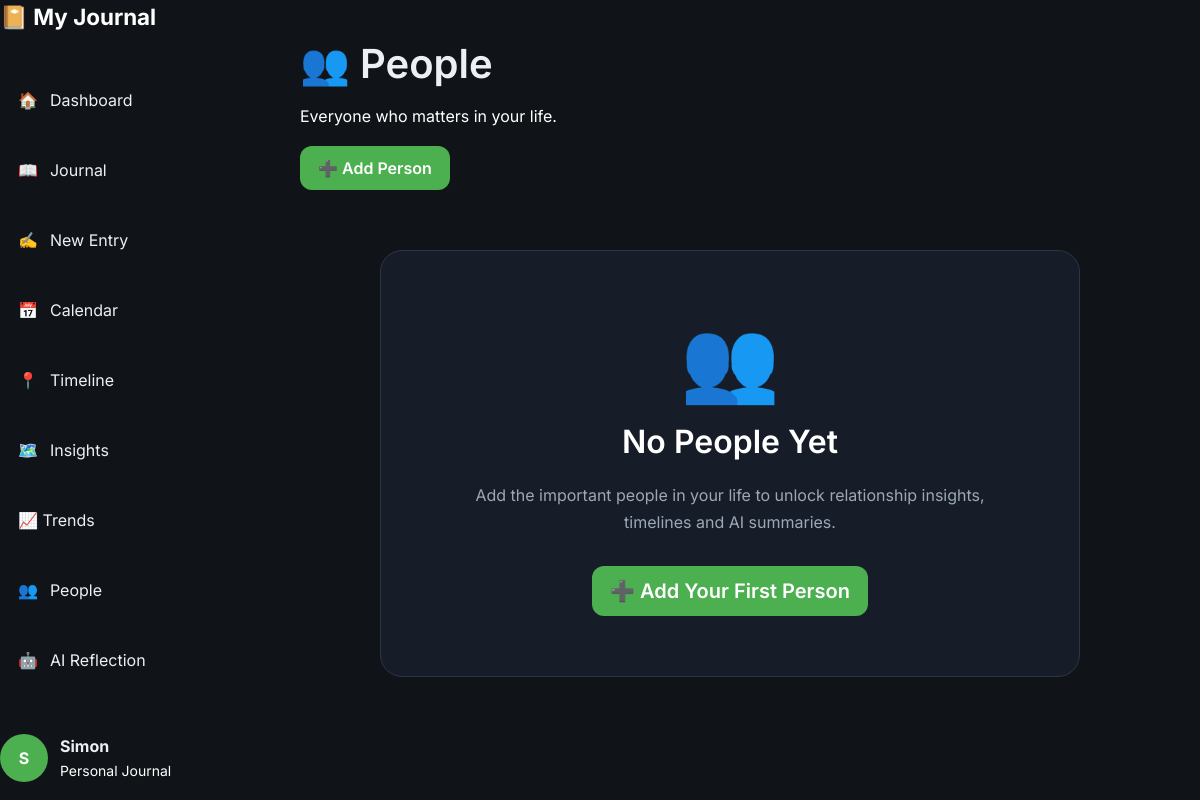
The app's page /people (signed in), older data.
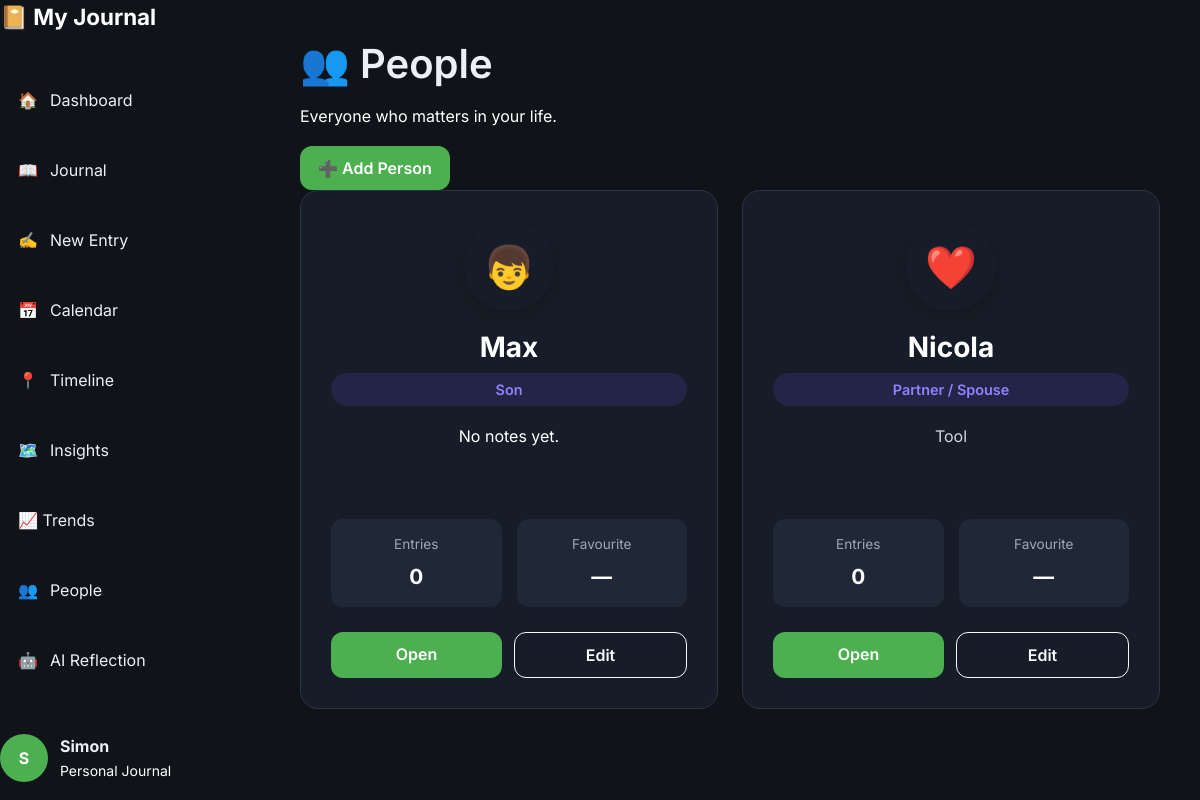
The same page, newer data.
### models/user.py (models this page shows, shortened)
class User(UserMixin, db.Model):
    id = db.Column(
        db.Integer,
        primary_key=True
    )
    username = db.Column(
        db.String(100),
        unique=True,
        nullable=False
    )
    display_name = db.Column(
    db.String(50),
    nullable=True
    )
    password_hash = db.Column(
        db.String(255),
        nullable=False
    )
    entries = db.relationship(
    "Entry",
    backref="author",
    lazy=True,
    cascade="all, delete-orphan"
)

### models/people.py (models this page shows)
class Person(db.Model):
    __tablename__ = "person"
    id = db.Column(
        db.Integer,
        primary_key=True
    )
    user_id = db.Column(
        db.Integer,
        db.ForeignKey("user.id"),
        nullable=False
    )
    name = db.Column(
        db.String(100),
        nullable=False
    )
    emoji = db.Column(
        db.String(10),
        default="🙂"
    )
    colour = db.Column(
        db.String(20),
        default="#6d5dfc"
    )
    relationship_type = db.Column(
        db.String(30),
        default="Other"
    )
    notes = db.Column(
        db.Text
    )
    favourite = db.Column(
        db.Boolean,
        default=False
    )
    active = db.Column(
        db.Boolean,
        default=True
    )

### routes/people.py (the view)
@people_bp.route("/people")
@login_required
def people():
    people = (
        Person.query
        .filter_by(user_id=current_user.id)
        .order_by(Person.name)
        .all()
    )
    return render_template(
        "people.html",
        people=people
    )

### routes/auth.py (called while the page is built)
@login_manager.user_loader
def load_user(user_id):
    return User.query.get(int(user_id))

### templates/people.html (shortened to what this page needs)
{% extends "base.html" %}
{% block content %}
<div class="content-wrapper">
    <div class="page-header">
        <div>
            <h1>👥 People</h1>
            <p>
                Everyone who matters in your life.
            </p>
        </div>
        <a href="{{ url_for('people.new_person') }}"
           class="btn btn-primary">
            ➕ Add Person
        </a>
    </div>
    {% if people %}
    <div class="people-grid">
        {% for person in people %}
        <div class="person-card">
            <div class="person-avatar">
                {{ person.emoji }}
            </div>
            <h3>
                {{ person.name }}
            </h3>
            <div class="relationship-badge">
                {{ person.relationship_type }}
            </div>
            {% if person.notes %}
                <p class="person-notes">
                    {{ person.notes[:120] }}
                </p>
            {% else %}
                <p class="person-notes text-muted">
                    No notes yet.
                </p>
            {% endif %}
            <div class="person-stats">
                <div>
                    <span>
                        Entries
                    </span>
                    <strong>
                        {{ person.entries|length }}
                    </strong>
                </div>
                <div>
                    <span>
                        Favourite
                    </span>
                    <strong>
                        {% if person.favourite %}
                            ⭐
                        {% else %}
                            —
                        {% endif %}
                    </strong>
                </div>
            </div>
            <div class="person-buttons">
                <a href="{{ url_for('people.view_person',
                        person_id=person.id) }}"
                   class="btn btn-primary">
                    Open
                </a>
                <a href="{{ url_for('people.edit_person',
                        person_id=person.id) }}"
                   class="btn btn-outline-light">
                    Edit
                </a>
            </div>
        </div>
        {% endfor %}
    </div>
    {% else %}
    <div class="empty-card">
        <div class="display-1 mb-3">
            👥
        </div>
        <h2>
            No People Yet
        </h2>
        <p>
            Add the important people in your life to unlock
            relationship insights, timelines and AI summaries.
        </p>
        <a href="{{ url_for('people.new_person') }}"
           class="btn btn-primary btn-lg">
            ➕ Add Your First Person
        </a>
    </div>
    {% endif %}
</div>
{% endblock %}

### templates/base.html (shortened to what this page needs)
<!DOCTYPE html>
<html lang="en">
<head>
    <link href="https://cdn.jsdelivr.net/npm/bootstrap@5.3.3/dist/css/bootstrap.min.css"
          rel="stylesheet">
    <link rel="stylesheet"
          href="{{ url_for('static', filename='css/variables.css') }}">
    <link rel="stylesheet"
          href="{{ url_for('static', filename='css/layout.css') }}">
    <link rel="stylesheet"
          href="{{ url_for('static', filename='css/components.css') }}">
    <link rel="stylesheet"
          href="{{ url_for('static', filename='css/style.css') }}">
    <link rel="stylesheet"
      href="{{ url_for('static', filename='css/trends.css') }}">
    <link rel="stylesheet"
      href="{{ url_for('static', filename='css/people.css') }}">
</head>
<body>
{% if current_user.is_authenticated %}
<div class="app-layout">
    <aside class="sidebar">
        <div class="sidebar-header">
            <a href="{{ url_for('dashboard.dashboard') }}"
               class="logo">
                📔
                <span>My Journal</span>
            </a>
        </div>
        <nav class="sidebar-nav">
            <a href="{{ url_for('dashboard.dashboard') }}"
               class="nav-item {% if request.endpoint == 'dashboard.dashboard' %}active{% endif %}">
                🏠
                <span>Dashboard</span>
            </a>
            <a href="{{ url_for('journal.journal') }}"
               class="nav-item {% if request.endpoint == 'journal.journal' %}active{% endif %}">
                📖
                <span>Journal</span>
            </a>
            <a href="{{ url_for('journal.new_entry') }}"
               class="nav-item {% if request.endpoint == 'journal.new_entry' %}active{% endif %}">
                ✍️
                <span>New Entry</span>
            </a>
            <a href="{{ url_for('calendar.calendar') }}"
               class="nav-item {% if request.endpoint == 'calendar.calendar' %}active{% endif %}">
                📅
                <span>Calendar</span>
            </a>
            <a href="{{ url_for('timeline.timeline') }}"
               class="nav-item {% if request.endpoint == 'timeline.timeline' %}active{% endif %}">
                📍
                <span>Timeline</span>
            </a>
            <a href="{{ url_for('insights.insights') }}"
               class="nav-item {% if request.endpoint == 'insights.insights' %}active{% endif %}">
                🗺️
                <span>Insights</span>
            </a>
            <a href="{{ url_for('trends.trends') }}" class="nav-item">
                <span>📈 Trends</span>
            </a>
            <a href="{{ url_for('people.people') }}" class="nav-item">
                    👥
                    <span>People</span>
            </a>
            <a href="{{ url_for('reflection.reflection') }}" class="nav-item">
                🤖
                <span>AI Reflection</span>
            </a>
        </nav>
        <div class="sidebar-footer">
            <div class="user-card">
                <div class="avatar">
                    {{ (current_user.display_name or current_user.username)[0]|upper }}
                </div>
                <div>
                    <strong>
                        {{ current_user.display_name or current_user.username }}
                    </strong>
                    <br>
                    <small>Personal Journal</small>
                </div>
            </div>
        </div>
    </aside>
    <main class="main-content">
        {% block content %}
        {% endblock %}
    </main>
</div>
{% endif %}
</body>
</html>

### static/css/variables.css (style rules this page uses)
:root { --bg:#101418; --sidebar:#18212d; --card:#202938; --card-hover:#293548; --input:#273244; --text:#ECEFF4; --muted:#ffffff; --text-muted:#ffffff; --heading:#FFFFFF; --accent:#4CAF50; --accent-hover:#43A047; --accent-light:#6FCF70; --success:#22C55E; --warning:#F59E0B; --danger:#EF4444; --info:#3B82F6; --border:#2E3B4E; --shadow-small: 0 4px 12px rgba(0,0,0,.15); --shadow-medium: 0 10px 25px rgba(0,0,0,.25); --shadow-large: 0 20px 40px rgba(0,0,0,.35); --radius-small:8px; --radius-medium:14px; --radius-large:20px; --radius-round:999px; --space-xs:6px; --space-sm:12px; --space-md:20px; --space-lg:32px; --space-xl:48px; --sidebar-width:260px; --transition-fast:.15s ease; --transition:.25s ease; --transition-slow:.4s ease; }

### static/css/layout.css (style rules this page uses)
body { margin:0; padding:0; min-height:100vh; background:var(--bg); color:var(--text); }
.app-layout { display:flex; min-height:100vh; }
.sidebar { position: fixed; top: 0; left: 0; bottom: 0; width: 260px; overflow-y: auto; overflow-x: hidden; }
.sidebar-header { margin-bottom:40px; }
.sidebar-nav { display:flex; flex-direction:column; gap:10px; flex:1; }
.sidebar-footer { margin-top:40px; }
.main-content { flex:1; margin-left:260px; padding:40px; overflow-y:auto; }
.sidebar { width:240px; transition:.3s; }
.content-wrapper { max-width:1200px; margin:auto; }

### static/css/components.css (style rules this page uses)
.btn { border-radius:12px; padding:10px 18px; font-weight:600; transition:.2s; }
.btn-primary { background:var(--accent); border:none; color:white; }
.nav-item { display:flex; align-items:center; gap:12px; padding:14px 18px; margin-bottom:8px; border-radius:12px; text-decoration:none; color:var(--text); transition:.2s; }
.logo { font-size:1.4rem; font-weight:700; text-decoration:none; color:white; }
.user-card { display:flex; align-items:center; gap:12px; margin-top:auto; }
.avatar { width:48px; height:48px; border-radius:50%; background:var(--accent); color:white; display:flex; justify-content:center; align-items:center; font-weight:bold; }

### static/css/style.css (style rules this page uses)
* { box-sizing:border-box; }
body { font-family:'Inter',sans-serif; background:var(--bg); color:var(--text); margin:0; padding:0; overflow-x:hidden; }
h1,h2,h3,h4,h5,h6 { color:var(--text); font-weight:600; margin-bottom:15px; }
p { color:var(--muted); line-height:1.7; }
small { color:var(--muted); }
a { color:inherit; text-decoration:none; }
button, a, .card, input, textarea, select { transition:.2s ease; }
.text-muted { color:var(--muted)!important; }

### static/css/people.css (style rules this page uses)
.people-grid { display:grid; grid-template-columns:repeat(auto-fill,minmax(320px,1fr)); gap:24px; }
.person-card { background:#171d28; border:1px solid #2d3445; border-radius:18px; padding:30px; text-align:center; transition:.25s; display:flex; flex-direction:column; }
.person-avatar { width:90px; height:90px; border-radius:50%; display:flex; justify-content:center; align-items:center; margin:0 auto 20px; font-size:42px; color:white; box-shadow:0 5px 20px rgba(0,0,0,.25); }
.person-card h3 { color:white; margin-bottom:8px; font-weight:700; }
.relationship-badge { display:inline-block; margin-bottom:18px; padding:6px 16px; background:#6d5dfc22; color:#8f82ff; border-radius:999px; font-size:.9rem; font-weight:600; }
.person-notes { color:#cfd6df; line-height:1.6; margin-bottom:25px; min-height:70px; }
.person-stats { display:grid; grid-template-columns:1fr 1fr; gap:15px; margin-top:auto; margin-bottom:25px; }
.person-stats div { background:#202838; border-radius:12px; padding:15px; }
.person-stats span { display:block; color:#9ca8b8; font-size:.85rem; margin-bottom:6px; }
.person-stats strong { color:white; font-size:1.3rem; }
.person-buttons { display:flex; gap:12px; }
.person-buttons .btn { flex:1; }

Row changes from the older to the newer data that the page shows:
added Person: emoji "👦", name "Max", relationship_type "Son", notes "No notes yet.", entries|length "0"
added Person: emoji "❤️", name "Nicola", relationship_type "Partner / Spouse", notes "Tool", entries|length "0"
Text that changed along with them:
text no longer shown: "👥 No People Yet Add the important people in your life to unlock relationship insights, timelines and AI summaries. ➕ Add Your First Person"
